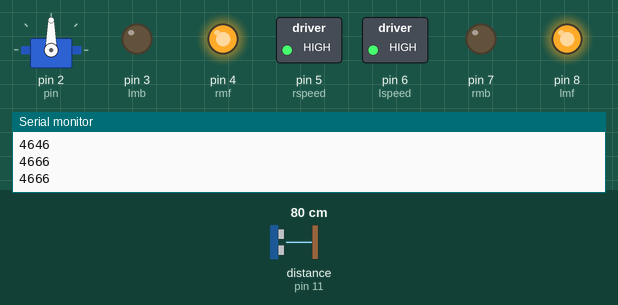
This sketch was run on a simulated Arduino Uno, built with avr-gcc and run on an emulated ATmega328P. Shown: servo, switched loads named in the sketch (green lamp = pin HIGH), output pins drawn as LEDs (lit = HIGH), the last lines printed to the serial monitor. Wiring (inferred from the names in the program): ultrasonic range finder: trigger pin 10; echo pin 11. Inputs (shaded band) come from the test bench; at power-on: distance to the obstacle (sensor on pin 11) 80 cm. The echo pulse lasts 58.3 µs per cm; pins used as bus, display or sensor lines are not drawn.

Above: at 1.5 s.
1.6 s: distance to the obstacle (sensor on pin 11) set to 2 cm
At 2.7 s:
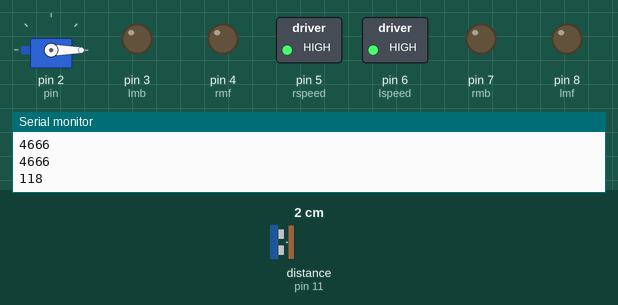
4.6 s: distance to the obstacle (sensor on pin 11) set to 13 cm
7.2 s: distance to the obstacle (sensor on pin 11) set to 17 cm
At 9.5 s:
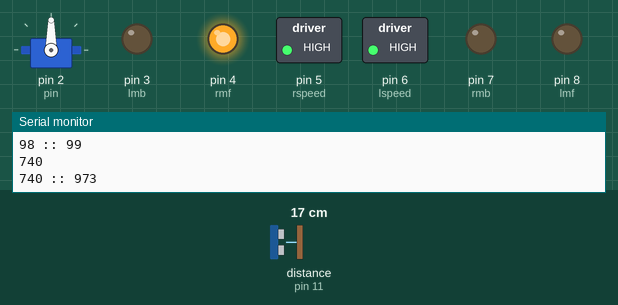
10.2 s: distance to the obstacle (sensor on pin 11) set to 4 cm
At 12.4 s:
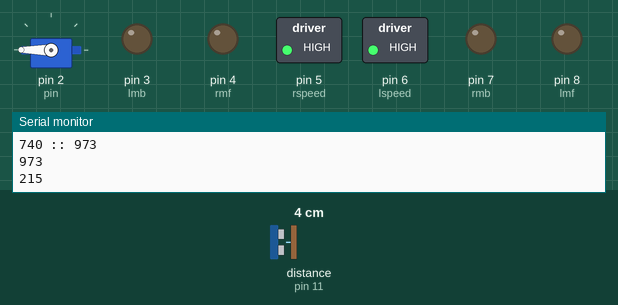
Timing chart, 0 to 14.2 s (numbered marks = the images above; inputs shaded):
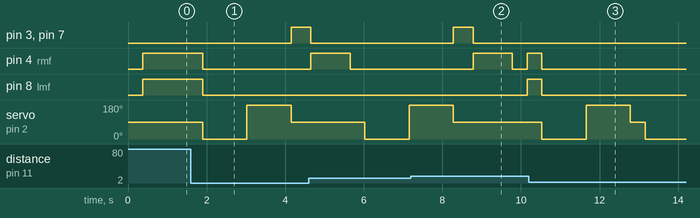

The sketch:

obstacle_avoid.ino
```cpp
#include<Servo.h>
Servo myservo;
int pin = 2;
int rmf = 4;
int lmf = 8;
int rspeed = 5;
int lspeed = 6;
int rmb = 7;
int lmb = 3;
int trig = 10;
int ech1 = 11;
int val = 90;
int pin1;
int sten;
int flag;
int left;
int right;
bool block;
int motortime=1000;
void setup() {
  // put your setup code here, to run once:
  myservo.attach(pin);
  Serial.begin(9600);
  pinMode(trig, OUTPUT);
  pinMode(ech1, INPUT);
  pinMode(rmf, OUTPUT);
  pinMode(lmf, OUTPUT);
  pinMode(rmb, OUTPUT);
  pinMode(lmb, OUTPUT);
  pinMode(rspeed, OUTPUT);
  pinMode(lspeed, OUTPUT);
  digitalWrite(rspeed, HIGH);
  digitalWrite(lspeed, HIGH);
}
void loop() {
  // put your main code here, to run repeatedly:
  myservo.write(val);
  delay(250);
  pin1=ping();
  Serial.println(pin1);
  flag=1;
  forward();
  if (pin1 > 0 && pin1 < 800 && flag==1) {
    wait();
    right=lookright();
    left=lookleft();
    Serial.print(right);
    Serial.print(" :: ");
    Serial.println(left);
    sten=1;
    if(right>left && sten==1){
      myservo.write(val);
      pingstop();
      backup();
      turnright();
      sten=0;
      flag=0;
      }
    if(left>right && sten==1){
       myservo.write(val);
       pingstop();
       backup();
       turnleft();
       sten=0;
       flag=0;
      }
  }
  while (block) {
  }
}
int ping(){
  delay(125);
  digitalWrite(trig, LOW);
  delayMicroseconds(10);
  digitalWrite(trig, HIGH);
  delayMicroseconds(10);
  digitalWrite(trig, LOW);
  delayMicroseconds(10);
  int pulse = pulseIn(ech1, HIGH);
  return pulse;

  }
int lookright(){
  myservo.write(0);
  delay(1000);
  int rdistance = ping();
  return rdistance;
  }
int lookleft(){
  myservo.write(180);
  delay(1000);
  int ldistance = ping();
  return ldistance;
  }
void forward(){
  digitalWrite(rmf, HIGH);
  digitalWrite(rmb,LOW);
  digitalWrite(lmf, HIGH);
  digitalWrite(lmb,LOW);
  }
void wait(){
  digitalWrite(rmf, LOW);
  digitalWrite(rmb, LOW);
  digitalWrite(lmf, LOW);
  digitalWrite(lmb, LOW);
  }
void turnright(){
  digitalWrite(lmf, HIGH);
  digitalWrite(rmb, LOW);
  digitalWrite(rmf, LOW);
  digitalWrite(lmb, LOW);
  delay(motortime);
  wait();
  }
void turnleft(){
  digitalWrite(rmf, HIGH);
  digitalWrite(lmb, LOW);
  digitalWrite(rmb, LOW);
  digitalWrite(lmf, LOW);
  delay(motortime);
  wait();
  }
void pingstop(){
  digitalWrite(trig,LOW);
  }
  void backup(){
  digitalWrite(rmf, LOW);
  digitalWrite(rmb,HIGH);
  digitalWrite(lmf, LOW);
  digitalWrite(lmb,HIGH);
  delay(500);

    }
```

Measured:
- the behaviour switches between 14 and 15 cm on distance to the obstacle (sensor on pin 11) (found by bisection; images 1 and 2)
- after the input at 1.6 s, pin 3 (lmb), pin 7 (rmb): LOW → HIGH after 2.5 s; pin 4 (rmf), pin 8 (lmf): HIGH → LOW after 0.30 s; servo on pin 2 (pin): 90° → 0° after 0.30 s, → 180° 1.1 s later, → 90° 1.1 s later
- after the input at 7.2 s, pin 3 (lmb), pin 7 (rmb): LOW → HIGH after 1.1 s, → LOW 0.50 s later; pin 4 (rmf): LOW → HIGH after 1.6 s, → LOW 1.0 s later, → HIGH 0.38 s later; pin 8 (lmf): LOW → HIGH after 3.0 s; servo on pin 2 (pin): goes on until 8.3 s, then stays 90°
- after the input at 10.2 s, pin 4 (rmf), pin 8 (lmf): HIGH → LOW after 0.33 s; servo on pin 2 (pin): 90° → 0° after 0.33 s, → 180° 1.1 s later, → 90° 1.1 s later, → 0° 0.38 s later
